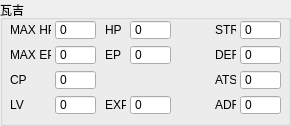
     <widget class="QGroupBox" name="groupBox_Lazy">
      <property name="enabled">
       <bool>true</bool>
      </property>
      <property name="geometry">
       <rect>
        <x>300</x>
        <y>135</y>
        <width>291</width>
        <height>126</height>
       </rect>
      </property>
      <property name="title">
       <string>瓦吉</string>
      </property>
      <widget class="QLabel" name="label_58">
       <property name="enabled">
        <bool>true</bool>
       </property>
       <property name="geometry">
        <rect>
         <x>10</x>
         <y>20</y>
         <width>41</width>
         <height>20</height>
        </rect>
       </property>
       <property name="text">
        <string>MAX HP</string>
       </property>
      </widget>
      <widget class="QSpinBox" name="spinBox_Lazy_max_hp">
       <property name="enabled">
        <bool>true</bool>
       </property>
       <property name="geometry">
        <rect>
         <x>55</x>
         <y>20</y>
         <width>41</width>
         <height>20</height>
        </rect>
       </property>
       <property name="buttonSymbols">
        <enum>QAbstractSpinBox::NoButtons</enum>
       </property>
       <property name="maximum">
        <number>2147483647</number>
       </property>
       <property name="singleStep">
        <number>1</number>
       </property>
      </widget>
      <widget class="QLabel" name="label_59">
       <property name="enabled">
        <bool>true</bool>
       </property>
       <property name="geometry">
        <rect>
         <x>10</x>
         <y>45</y>
         <width>41</width>
         <height>20</height>
        </rect>
       </property>
       <property name="text">
        <string>MAX EP</string>
       </property>
      </widget>
      <widget class="QSpinBox" name="spinBox_Lazy_max_ep">
       <property name="enabled">
        <bool>true</bool>
       </property>
       <property name="geometry">
        <rect>
         <x>55</x>
         <y>45</y>
         <width>41</width>
         <height>20</height>
        </rect>
       </property>
       <property name="buttonSymbols">
        <enum>QAbstractSpinBox::NoButtons</enum>
       </property>
       <property name="maximum">
        <number>65535</number>
       </property>
      </widget>
      <widget class="QSpinBox" name="spinBox_Lazy_cp">
       <property name="enabled">
        <bool>true</bool>
       </property>
       <property name="geometry">
        <rect>
         <x>55</x>
         <y>70</y>
         <width>41</width>
         <height>20</height>
        </rect>
       </property>
       <property name="buttonSymbols">
        <enum>QAbstractSpinBox::NoButtons</enum>
       </property>
       <property name="maximum">
        <number>65535</number>
       </property>
      </widget>
      <widget class="QLabel" name="label_60">
       <property name="enabled">
        <bool>true</bool>
       </property>
       <property name="geometry">
        <rect>
         <x>10</x>
         <y>70</y>
         <width>41</width>
         <height>20</height>
        </rect>
       </property>
       <property name="text">
        <string>CP</string>
       </property>
       <property name="wordWrap">
        <bool>false</bool>
       </property>
      </widget>
      <widget class="QSpinBox" name="spinBox_Lazy_lv">
       <property name="enabled">
        <bool>true</bool>
       </property>
       <property name="geometry">
        <rect>
         <x>55</x>
         <y>95</y>
         <width>41</width>
         <height>20</height>
        </rect>
       </property>
       <property name="buttonSymbols">
        <enum>QAbstractSpinBox::NoButtons</enum>
       </property>
       <property name="maximum">
        <number>65535</number>
       </property>
      </widget>
      <widget class="QSpinBox" name="spinBox_Lazy_hp">
       <property name="enabled">
        <bool>true</bool>
       </property>
       <property name="geometry">
        <rect>
         <x>130</x>
         <y>20</y>
         <width>41</width>
         <height>20</height>
        </rect>
       </property>
       <property name="buttonSymbols">
        <enum>QAbstractSpinBox::NoButtons</enum>
       </property>
       <property name="maximum">
        <number>2147483647</number>
       </property>
       <property name="singleStep">
        <number>1</number>
       </property>
      </widget>
      <widget class="QLabel" name="label_61">
       <property name="enabled">
        <bool>true</bool>
       </property>
       <property name="geometry">
        <rect>
         <x>105</x>
         <y>20</y>
         <width>21</width>
         <height>20</height>
        </rect>
       </property>
       <property name="text">
        <string>HP</string>
       </property>
      </widget>
      <widget class="QSpinBox" name="spinBox_Lazy_exp">
       <property name="enabled">
        <bool>true</bool>
       </property>
       <property name="geometry">
        <rect>
         <x>130</x>
         <y>95</y>
         <width>41</width>
         <height>20</height>
        </rect>
       </property>
       <property name="buttonSymbols">
        <enum>QAbstractSpinBox::NoButtons</enum>
       </property>
       <property name="maximum">
        <number>2147483647</number>
       </property>
       <property name="singleStep">
        <number>1</number>
       </property>
      </widget>
      <widget class="QSpinBox" name="spinBox_Lazy_ep">
       <property name="enabled">
        <bool>true</bool>
       </property>
       <property name="geometry">
        <rect>
         <x>130</x>
         <y>45</y>
         <width>41</width>
         <height>20</height>
        </rect>
       </property>
       <property name="buttonSymbols">
        <enum>QAbstractSpinBox::NoButtons</enum>
       </property>
       <property name="maximum">
        <number>65535</number>
       </property>
      </widget>
      <widget class="QLabel" name="label_62">
       <property name="enabled">
        <bool>true</bool>
       </property>
       <property name="geometry">
        <rect>
         <x>105</x>
         <y>95</y>
         <width>21</width>
         <height>20</height>
        </rect>
       </property>
       <property name="text">
        <string>EXP</string>
       </property>
      </widget>
      <widget class="QLabel" name="label_63">
       <property name="enabled">
        <bool>true</bool>
       </property>
       <property name="geometry">
        <rect>
         <x>105</x>
         <y>45</y>
         <width>21</width>
         <height>20</height>
        </rect>
       </property>
       <property name="text">
        <string>EP</string>
       </property>
      </widget>
      <widget class="QLabel" name="label_64">
       <property name="enabled">
        <bool>true</bool>
       </property>
       <property name="geometry">
        <rect>
         <x>215</x>
         <y>45</y>
         <width>21</width>
         <height>20</height>
        </rect>
       </property>
       <property name="text">
        <string>DEF</string>
       </property>
      </widget>
      <widget class="QSpinBox" name="spinBox_Lazy_str">
       <property name="enabled">
        <bool>true</bool>
       </property>
       <property name="geometry">
        <rect>
         <x>240</x>
         <y>20</y>
         <width>41</width>
         <height>20</height>
        </rect>
       </property>
       <property name="buttonSymbols">
        <enum>QAbstractSpinBox::NoButtons</enum>
       </property>
       <property name="maximum">
        <number>65535</number>
       </property>
      </widget>
      <widget class="QSpinBox" name="spinBox_Lazy_def">
       <property name="enabled">
        <bool>true</bool>
       </property>
       <property name="geometry">
        <rect>
         <x>240</x>
         <y>45</y>
         <width>41</width>
         <height>20</height>
        </rect>
       </property>
       <property name="buttonSymbols">
        <enum>QAbstractSpinBox::NoButtons</enum>
       </property>
       <property name="maximum">
        <number>65535</number>
       </property>
      </widget>
      <widget class="QLabel" name="label_65">
       <property name="enabled">
        <bool>true</bool>
       </property>
       <property name="geometry">
        <rect>
         <x>215</x>
         <y>20</y>
         <width>21</width>
         <height>20</height>
        </rect>
       </property>
       <property name="text">
        <string>STR</string>
       </property>
      </widget>
      <widget class="QLabel" name="label_66">
       <property name="enabled">
        <bool>true</bool>
       </property>
       <property name="geometry">
        <rect>
         <x>10</x>
         <y>95</y>
         <width>41</width>
         <height>20</height>
        </rect>
       </property>
       <property name="text">
        <string>LV</string>
       </property>
       <property name="wordWrap">
        <bool>false</bool>
       </property>
      </widget>
      <widget class="QLabel" name="label_67">
       <property name="enabled">
        <bool>true</bool>
       </property>
       <property name="geometry">
        <rect>
         <x>215</x>
         <y>95</y>
         <width>21</width>
         <height>20</height>
        </rect>
       </property>
       <property name="text">
        <string>ADF</string>
       </property>
      </widget>
      <widget class="QSpinBox" name="spinBox_Lazy_ats">
       <property name="enabled">
        <bool>true</bool>
       </property>
       <property name="geometry">
        <rect>
         <x>240</x>
         <y>70</y>
         <width>41</width>
         <height>20</height>
        </rect>
       </property>
       <property name="buttonSymbols">
        <enum>QAbstractSpinBox::NoButtons</enum>
       </property>
       <property name="maximum">
        <number>65535</number>
       </property>
      </widget>
      <widget class="QSpinBox" name="spinBox_Lazy_adf">
       <property name="enabled">
        <bool>true</bool>
       </property>
       <property name="geometry">
        <rect>
         <x>240</x>
         <y>95</y>
         <width>41</width>
         <height>20</height>
        </rect>
       </property>
       <property name="buttonSymbols">
        <enum>QAbstractSpinBox::NoButtons</enum>
       </property>
       <property name="maximum">
        <number>65535</number>
       </property>
      </widget>
      <widget class="QLabel" name="label_68">
       <property name="enabled">
        <bool>true</bool>
       </property>
       <property name="geometry">
        <rect>
         <x>215</x>
         <y>70</y>
         <width>21</width>
         <height>20</height>
        </rect>
       </property>
       <property name="text">
        <string>ATS</string>
       </property>
      </widget>
     </widget>
